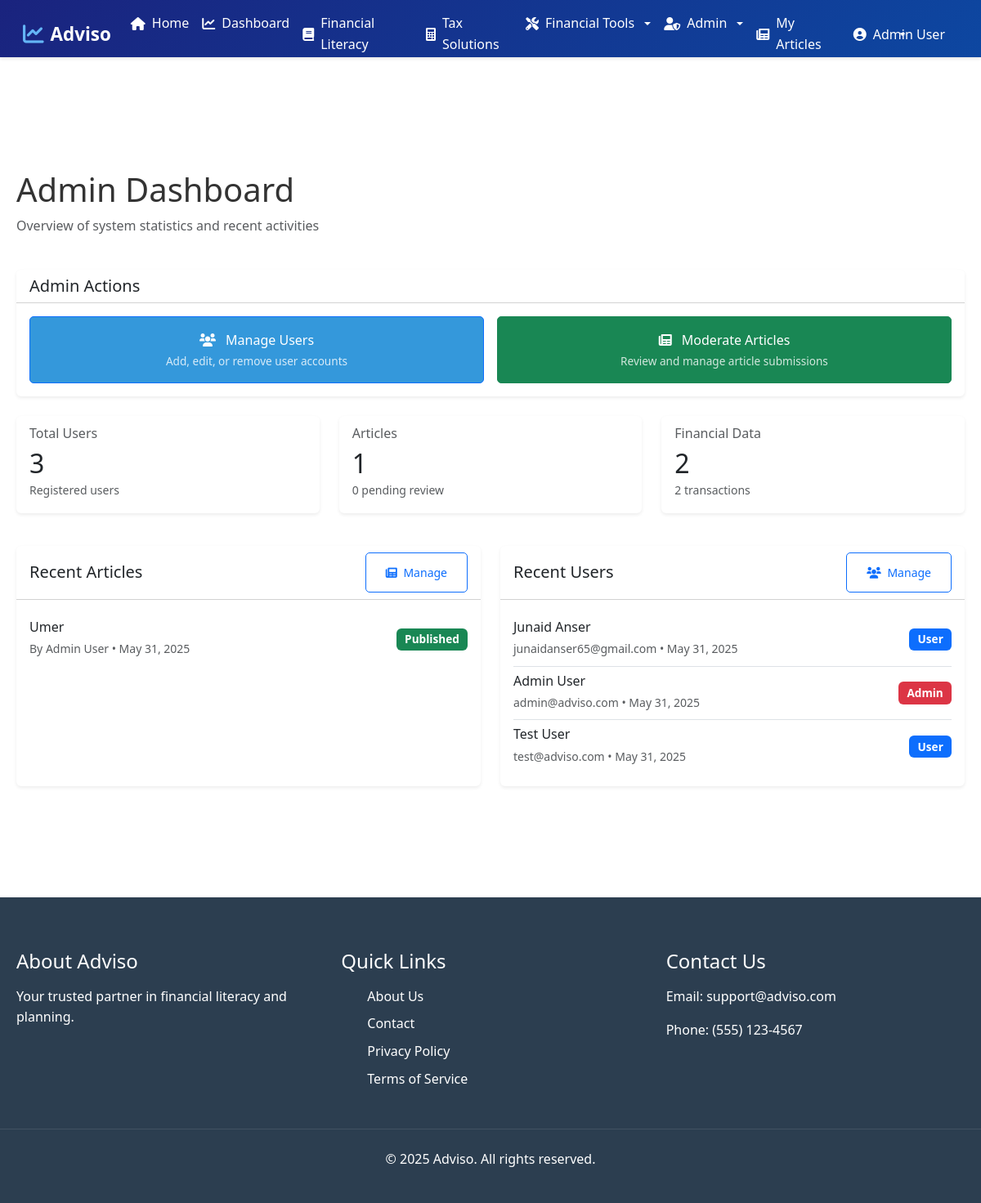
/admin-dashboard.php (signed in), run on the app's committed database.
### tables this page shows
CREATE TABLE `articles` (
  `id` int(11) NOT NULL,
  `title` varchar(255) NOT NULL,
  `slug` varchar(255) NOT NULL,
  `content` text NOT NULL,
  `author_id` int(11) NOT NULL,
  `category_id` int(11) NOT NULL,
  `status` enum('draft','pending','published','rejected','revision_needed') NOT NULL DEFAULT 'draft',
  `moderator_feedback` text DEFAULT NULL,
  `moderated_by` int(11) DEFAULT NULL,
  `moderated_at` timestamp NULL DEFAULT NULL,
  `created_at` timestamp NOT NULL DEFAULT current_timestamp(),
  `updated_at` timestamp NOT NULL DEFAULT current_timestamp() ON UPDATE current_timestamp()
);

CREATE TABLE `users` (
  `id` int(11) NOT NULL,
  `name` varchar(100) NOT NULL,
  `email` varchar(255) NOT NULL,
  `password` varchar(255) NOT NULL,
  `role` enum('user','admin') DEFAULT 'user',
  `created_at` timestamp NOT NULL DEFAULT current_timestamp(),
  `updated_at` timestamp NOT NULL DEFAULT current_timestamp() ON UPDATE current_timestamp()
);

### admin-dashboard.php (the view, shortened to what this page needs)
<?php
require_once 'includes/config.php';
include 'includes/header.php';
$stats = [
    'total_users' => $conn->query("SELECT COUNT(*) as count FROM users")->fetch_assoc()['count'],
    'total_articles' => $conn->query("SELECT COUNT(*) as count FROM articles")->fetch_assoc()['count'],
    'pending_articles' => $conn->query("SELECT COUNT(*) as count FROM articles WHERE status = 'pending'")->fetch_assoc()['count'],
    'total_goals' => $conn->query("SELECT COUNT(*) as count FROM financial_goals")->fetch_assoc()['count'],
    'total_transactions' => $conn->query("SELECT COUNT(*) as count FROM transactions")->fetch_assoc()['count']
];
$recent_articles = $conn->query("
    SELECT a.*, u.name as author_name
    FROM articles a
    JOIN users u ON a.author_id = u.id
    ORDER BY a.created_at DESC
    LIMIT 5
");
$recent_users = $conn->query("
    SELECT * FROM users
    ORDER BY created_at DESC
    LIMIT 5
");
?>
<div class="container py-5">
    <div class="row mb-4">
        <div class="col">
            <h1>Admin Dashboard</h1>
            <p class="text-muted">Overview of system statistics and recent activities</p>
        </div>
    </div>
    <div class="row mb-4">
        <div class="col-12">
            <div class="card shadow-sm">
                <div class="card-header bg-transparent">
                    <h5 class="card-title mb-0">Admin Actions</h5>
                </div>
                <div class="card-body">
                    <div class="row g-3">
                        <div class="col-md-6">
                            <a href="manage-users.php" class="btn btn-primary w-100 py-3">
                                <i class="fas fa-users me-2"></i>
                                Manage Users
                                <small class="d-block mt-1">Add, edit, or remove user accounts</small>
                            </a>
                        </div>
                        <div class="col-md-6">
                            <a href="moderate-article.php" class="btn btn-success w-100 py-3">
                                <i class="fas fa-newspaper me-2"></i>
                                Moderate Articles
                                <small class="d-block mt-1">Review and manage article submissions</small>
                            </a>
                        </div>
                    </div>
                </div>
            </div>
        </div>
    </div>
    <div class="row mb-4">
        <div class="col-md-4 mb-3">
            <div class="card shadow-sm h-100">
                <div class="card-body">
                    <h6 class="card-subtitle mb-2 text-muted">Total Users</h6>
                    <h2 class="card-title mb-0"><?php echo number_format($stats['total_users']); ?></h2>
                    <p class="text-muted mb-0">
                        <small>Registered users</small>
                    </p>
                </div>
            </div>
        </div>
        <div class="col-md-4 mb-3">
            <div class="card shadow-sm h-100">
                <div class="card-body">
                    <h6 class="card-subtitle mb-2 text-muted">Articles</h6>
                    <h2 class="card-title mb-0"><?php echo number_format($stats['total_articles']); ?></h2>
                    <p class="text-muted mb-0">
                        <small><?php echo number_format($stats['pending_articles']); ?> pending review</small>
                    </p>
                </div>
            </div>
        </div>
        <div class="col-md-4 mb-3">
            <div class="card shadow-sm h-100">
                <div class="card-body">
                    <h6 class="card-subtitle mb-2 text-muted">Financial Data</h6>
                    <h2 class="card-title mb-0"><?php echo number_format($stats['total_goals']); ?></h2>
                    <p class="text-muted mb-0">
                        <small><?php echo number_format($stats['total_transactions']); ?> transactions</small>
                    </p>
                </div>
            </div>
        </div>
    </div>
    <div class="row">
        <div class="col-md-6 mb-4">
            <div class="card shadow-sm h-100">
                <div class="card-header bg-transparent d-flex justify-content-between align-items-center">
                    <h5 class="card-title mb-0">Recent Articles</h5>
                    <a href="moderate-article.php" class="btn btn-sm btn-outline-primary">
                        <i class="fas fa-newspaper me-1"></i> Manage
                    </a>
                </div>
                <div class="card-body">
                    <?php if ($recent_articles->num_rows > 0): ?>
                        <div class="list-group list-group-flush">
                            <?php while ($article = $recent_articles->fetch_assoc()): ?>
                                <div class="list-group-item px-0">
                                    <div class="d-flex justify-content-between align-items-center">
                                        <div>
                                            <h6 class="mb-1"><?php echo htmlspecialchars($article['title']); ?></h6>
                                            <small class="text-muted">
                                                By <?php echo htmlspecialchars($article['author_name']); ?> •
                                                <?php echo date('M d, Y', strtotime($article['created_at'])); ?>
                                            </small>
                                        </div>
                                        <span class="badge bg-<?php
                                            echo $article['status'] === 'published' ? 'success' :
                                                ($article['status'] === 'pending' ? 'warning' : 'secondary');
                                        ?>">
                                            <?php echo ucfirst($article['status']); ?>
                                        </span>
                                    </div>
                                </div>
                            <?php endwhile; ?>
                        </div>
                    <?php else: ?>
                        <p class="text-muted text-center my-4">No articles found</p>
                    <?php endif; ?>
                </div>
            </div>
        </div>
        <div class="col-md-6 mb-4">
            <div class="card shadow-sm h-100">
                <div class="card-header bg-transparent d-flex justify-content-between align-items-center">
                    <h5 class="card-title mb-0">Recent Users</h5>
                    <a href="manage-users.php" class="btn btn-sm btn-outline-primary">
                        <i class="fas fa-users me-1"></i> Manage
                    </a>
                </div>
                <div class="card-body">
                    <?php if ($recent_users->num_rows > 0): ?>
                        <div class="list-group list-group-flush">
                            <?php while ($user = $recent_users->fetch_assoc()): ?>
                                <div class="list-group-item px-0">
                                    <div class="d-flex justify-content-between align-items-center">
                                        <div>
                                            <h6 class="mb-1"><?php echo htmlspecialchars($user['name']); ?></h6>
                                            <small class="text-muted">
                                                <?php echo htmlspecialchars($user['email']); ?> •
                                                <?php echo date('M d, Y', strtotime($user['created_at'])); ?>
                                            </small>
                                        </div>
                                        <span class="badge bg-<?php echo $user['role'] === 'admin' ? 'danger' : 'primary'; ?>">
                                            <?php echo ucfirst($user['role']); ?>
                                        </span>
                                    </div>
                                </div>
                            <?php endwhile; ?>
                        </div>
                    <?php else: ?>
                        <p class="text-muted text-center my-4">No users found</p>
                    <?php endif; ?>
                </div>
            </div>
        </div>
    </div>
</div>
<?php include 'includes/footer.php'; ?>

### assets/css/style.css (style rules this page uses)
* { margin: 0; padding: 0; box-sizing: border-box; }
body { font-family: 'Segoe UI', Tahoma, Geneva, Verdana, sans-serif; line-height: 1.6; color: #333; padding-top: 90px; min-height: 100vh; }
.container { max-width: 1200px; margin: 0 auto; padding: 30px 20px; }
.btn { display: inline-block; padding: 0.8rem 1.5rem; border-radius: 5px; text-decoration: none; font-weight: 500; transition: all 0.3s ease; }
.btn-primary { background-color: #3498db; color: white; }

### includes/header.php (style rules this page uses)
body { margin-top: 70px; }

### admin-dashboard.php (style rules this page uses)
.card { border: none; transition: transform 0.2s; }
.badge { font-size: 0.85em; padding: 0.5em 0.75em; }
.btn { position: relative; overflow: hidden; }
.btn::after { content: ''; position: absolute; top: 50%; left: 50%; width: 0; height: 0; background: rgba(255, 255, 255, 0.2); border-radius: 50%; transform: translate(-50%, -50%); transition: width 0.3s, height 0.3s; }
.btn small { opacity: 0.8; font-size: 0.85em; }

### data on the page
articles: title "Umer", author.name "Admin User", created_at "May 31, 2025", status "Published"
users: name "Junaid Anser", email "junaidanser65@gmail.com", created_at "May 31, 2025", role "User"
users: name "Admin User", email "admin@adviso.com", created_at "May 31, 2025", role "Admin"
users: name "Test User", email "test@adviso.com", created_at "May 31, 2025", role "User"

### other printed values
$_SESSION['name'] "Admin User"
$stats['total_users'] "3"
$stats['total_articles'] "1"
$stats['pending_articles'] "0"
$stats['total_goals'] "2"
$stats['total_transactions'] "2"
